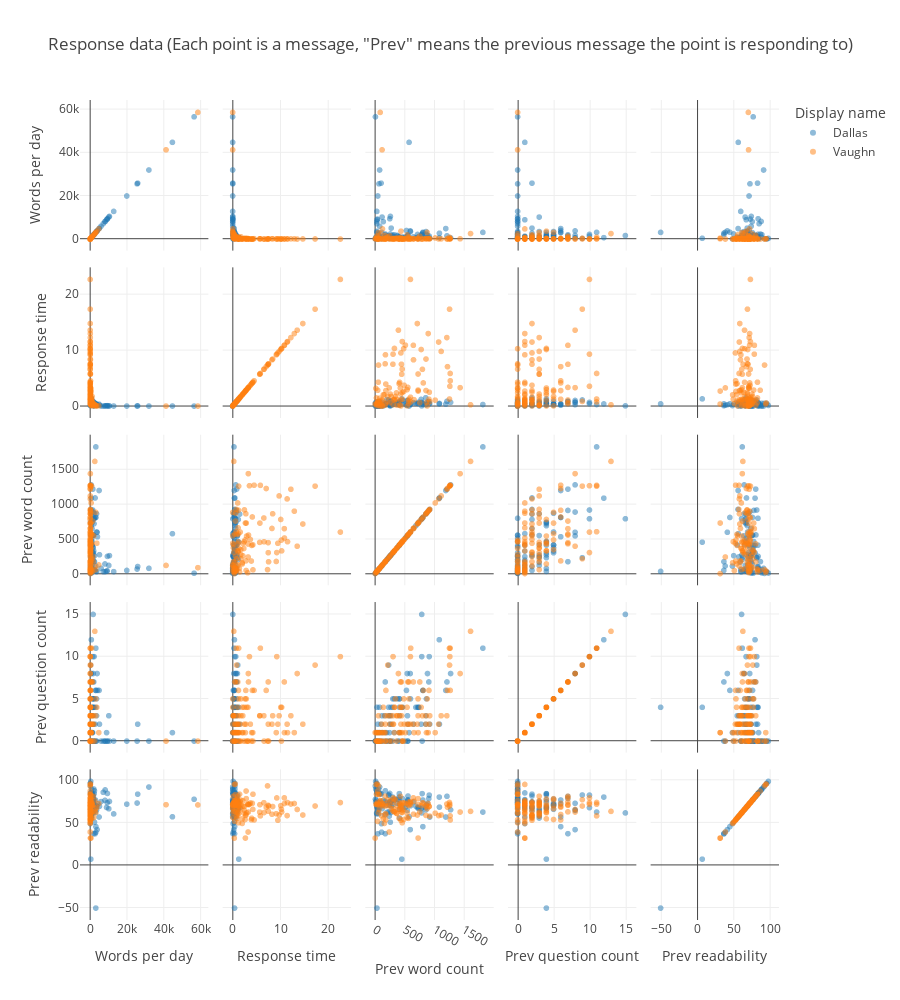

Source (notebook cell):
### Markdown cell above
Here are some pair-wise plots of some of the featues I've extracted above that I think might explain how I interact with my therapist

### Code cell
px.scatter_matrix(
    message_blocks,
    dimensions=[
        "words_per_day",
        "response_time",
        "prev_word_count",
        "prev_question_count",
        "prev_readability"
    ],
    opacity=0.5,
    color='display_name',
    labels=LABELS,
    title='Response data (Each point is a message, "Prev" means the previous message the point is responding to)',
    template='gridon',
    height=1000
)
